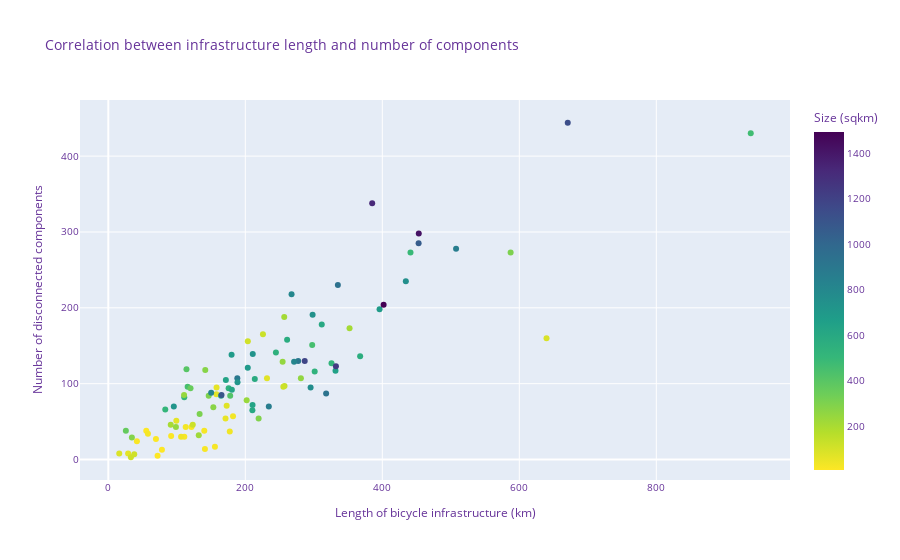
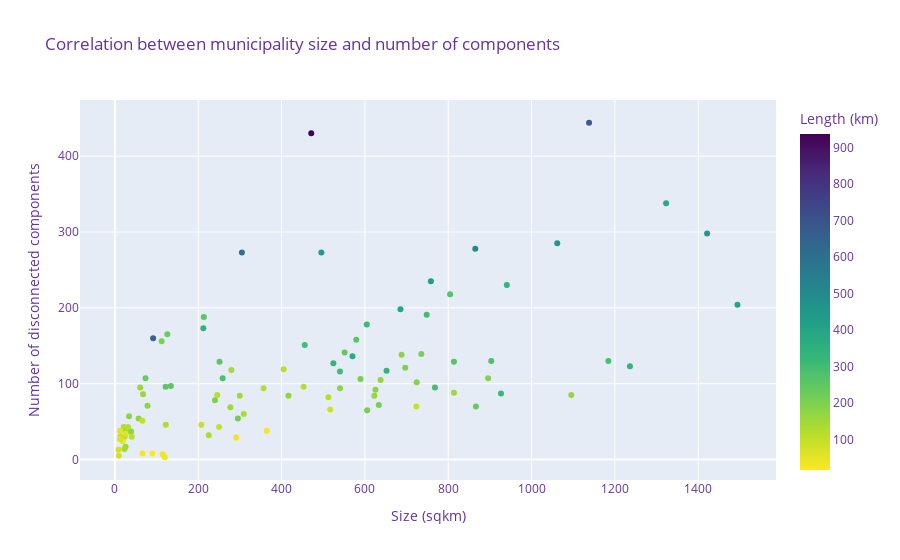
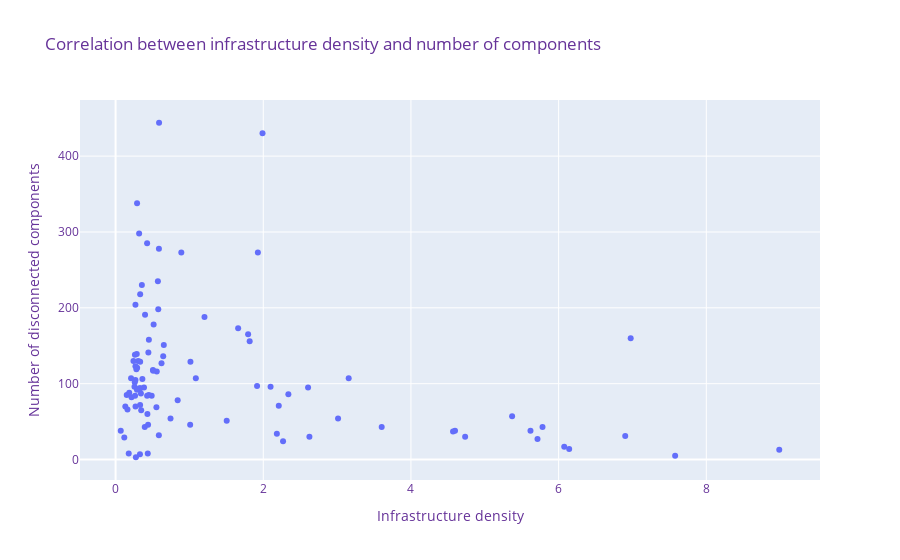

The notebook cell these images were saved under, in order:
### Code cell
# Plot correlation between infrastructure length and no of componentsß
fig = px.scatter(
    muni_network_counts, 
    x='infra_km', 
    y='component_count',
    title='Correlation between infrastructure length and number of components', 
    hover_data=['navn'],
    color="area_sqkm",
    color_continuous_scale='viridis_r',
    labels={
        "infra_km": "Length of bicycle infrastructure (km)",
        "component_count": "Number of disconnected components",
        "navn": "Municipality",
        "area_sqkm": "Size (sqkm)",
        })

fig.update_layout(
    font=dict(
        size=10,
        color="RebeccaPurple"
    )
)
fig.show()

# Plot correlation between municipality size and no of componentsß
fig = px.scatter(
    muni_network_counts, 
    x='area_sqkm', 
    y='component_count',
    color="infra_km",
    title='Correlation between municipality size and number of components', 
    hover_data=['navn'],
    color_continuous_scale='viridis_r',
    labels={
        "area_sqkm": "Size (sqkm)",
        "infra_km": "Length (km)",
        "component_count": "Number of disconnected components",
        "navn": "Municipality"
        })

fig.update_layout(
    font=dict(
        size=12,
        color="RebeccaPurple"
    )
)
fig.show()


# Plot correlation between density and number of components
fig = px.scatter(
    muni_network_counts, 
    x='infra_dens', 
    y='component_count',
    #color="infra_km",
    title='Correlation between infrastructure density and number of components', 
    hover_data=['navn'],
    #color_continuous_scale='viridis_r',
    labels={
        # "area_sqkm": "Size (sqkm)",
        # "infra_km": "Length (km)",
        "infra_dens": "Infrastructure density",
        "component_count": "Number of disconnected components",
        "navn": "Municipality"
        })

fig.update_layout(
    font=dict(
        size=12,
        color="RebeccaPurple"
    )
)
fig.show()

### Figure 1 — Plotly figure (JSON) as saved in the notebook; plotly's stock layout.template omitted (floating-point values rounded to 4 significant figures)
{"data": [{"customdata": [["Aabenraa"], ["Aalborg"], ["Aarhus"], ["Albertslund"], ["Allerød"], ["Assens"], ["Ballerup"], ["Billund"], ["Bornholm"], ["Brøndby"], ["Brønderslev"], ["Dragør"], ["Egedal"], ["Esbjerg"], ["Faaborg-Midtfyn"], ["Fanø"], ["Favrskov"], ["Faxe"], ["Fredensborg"], ["Fredericia"], ["Frederiksberg"], ["Frederikshavn"], ["Frederikssund"], ["Furesø"], ["Gentofte"], ["Gladsaxe"], ["Glostrup"], ["Greve"], ["Gribskov"], ["Guldborgsund"], ["Haderslev"], ["Halsnæs"], ["Hedensted"], ["Helsingør"], ["Herlev"], ["Herning"], ["Hillerød"], ["Hjørring"], ["Holbæk"], ["Holstebro"], ["Horsens"], ["Hvidovre"], ["Høje-Taastrup"], ["Hørsholm"], ["Ikast-Brande"], ["Ishøj"], ["Jammerbugt"], ["Kalundborg"], ["Kerteminde"], ["Kolding"], ["København"], ["Køge"], ["Langeland"], ["Lejre"], ["Lemvig"], ["Lolland"], ["Lyngby-Taarbæk"], ["Læsø"], ["Mariagerfjord"], ["Middelfart"], ["Morsø"], ["Norddjurs"], ["Nordfyns"], ["Nyborg"], ["Næstved"], ["Odder"], ["Odense"], ["Odsherred"], ["Randers"], ["Rebild"], ["Ringkøbing-Skjern"], ["Ringsted"], ["Roskilde"], ["Rudersdal"], ["Rødovre"], ["Samsø"], ["Silkeborg"], ["Skanderborg"], ["Skive"], ["Slagelse"], ["Solrød"], ["Sorø"], ["Stevns"], ["Struer"], ["Svendborg"], ["Syddjurs"], ["Sønderborg"], ["Thisted"], ["Tårnby"], ["Tønder"], ["Vallensbæk"], ["Varde"], ["Vejen"], ["Vejle"], ["Vesthimmerlands"], ["Viborg"], ["Vordingborg"], ["Ærø"]], "hovertemplate": "Length of bicycle infrastructure (km)=%{x}<br>Number of disconnected components=%{y}<br>Municipality=%{customdata[0]}<br>Size (sqkm)=%{marker.color}<extra></extra>", "legendgroup": "", "marker": {"color": [940.6, 1138, 471.2, 23.44, 67.43, 512.2, 33.9, 540.2, 589.3, 20.99, 633.4, 18.41, 125.8, 758.3, 637.6, 66.41, 540.1, 405.1, 112.1, 134.3, 8.71, 651.9, 251.0, 56.8, 25.62, 24.93, 13.29, 60.62, 279.5, 903.3, 813.7, 122.2, 551.4, 121.7, 12.06, 1323.0, 213.4, 926.6, 579.2, 804.3, 524.3, 22.96, 78.2, 31.35, 735.4, 26.5, 866.4, 605.4, 207.3, 604.5, 91.7, 258.6, 290.9, 240.1, 516.7, 895.6, 38.8, 119.8, 724.2, 299.6, 364.6, 723.5, 452.8, 277.1, 685.3, 225.2, 304.8, 356.7, 748.2, 622.6, 1494.0, 295.1, 212.2, 73.38, 12.17, 114.8, 864.9, 455.6, 688.0, 570.1, 40.46, 309.3, 249.9, 245.5, 416.6, 696.8, 495.5, 1095.0, 65.99, 1184.0, 9.49, 1236.0, 813.7, 1062.0, 768.0, 1421.0, 625.3, 89.77], "coloraxis": "coloraxis", "symbol": "circle"}, "mode": "markers", "name": "", "orientation": "v", "showlegend": false, "type": "scatter", "x": [335.1, 670.7, 937.9, 111.0, 157.8, 110.9, 182.1, 175.7, 213.9, 121.4, 210.6, 41.75, 225.8, 434.4, 171.6, 28.94, 301.3, 114.1, 203.7, 257.3, 78.28, 331.7, 254.5, 171.1, 155.7, 140.1, 91.73, 158.1, 141.6, 277.2, 271.2, 123.3, 244.7, 255.5, 55.44, 385.2, 256.8, 318.0, 261.0, 267.5, 325.9, 141.0, 172.8, 113.0, 210.9, 57.87, 234.3, 210.3, 91.15, 311.6, 639.7, 281.1, 34.42, 202.0, 83.17, 188.3, 177.3, 32.99, 188.6, 146.6, 25.63, 95.63, 115.8, 153.3, 396.0, 132.0, 587.4, 120.0, 298.2, 164.6, 401.9, 219.5, 352.2, 231.7, 69.54, 37.83, 507.7, 297.7, 180.0, 367.6, 106.2, 133.3, 98.73, 110.6, 177.9, 203.6, 441.1, 165.3, 99.31, 286.7, 71.92, 332.3, 150.2, 453.0, 295.3, 453.2, 180.4, 15.98], "xaxis": "x", "y": [230, 444, 430, 30, 86, 82, 57, 94, 106, 43, 72, 24, 165, 235, 105, 8, 116, 119, 156, 97, 13, 117, 129, 54, 17, 38, 31, 95, 118, 130, 129, 46, 141, 96, 38, 338, 188, 87, 158, 218, 127, 14, 71, 43, 139, 34, 70, 65, 46, 178, 160, 107, 29, 78, 66, 107, 37, 3, 102, 84, 38, 70, 96, 69, 198, 32, 273, 94, 191, 84, 204, 54, 173, 107, 27, 7, 278, 151, 138, 136, 30, 60, 43, 85, 84, 121, 273, 85, 51, 130, 5, 123, 88, 285, 95, 298, 92, 8], "yaxis": "y"}], "layout": {"coloraxis": {"colorbar": {"title": {"text": "Size (sqkm)"}}, "colorscale": [[0, "#fde725"], [0.1111, "#b5de2b"], [0.2222, "#6ece58"], [0.3333, "#35b779"], [0.4444, "#1f9e89"], [0.5556, "#26828e"], [0.6667, "#31688e"], [0.7778, "#3e4989"], [0.8889, "#482878"], [1, "#440154"]]}, "font": {"color": "RebeccaPurple", "size": 10}, "legend": {"tracegroupgap": 0}, "title": {"text": "Correlation between infrastructure length and number of components"}, "xaxis": {"anchor": "y", "domain": [0, 1], "title": {"text": "Length of bicycle infrastructure (km)"}}, "yaxis": {"anchor": "x", "domain": [0, 1], "title": {"text": "Number of disconnected components"}}}}

### Figure 2 — Plotly figure (JSON) as saved in the notebook; plotly's stock layout.template omitted (floating-point values rounded to 4 significant figures)
{"data": [{"customdata": [["Aabenraa"], ["Aalborg"], ["Aarhus"], ["Albertslund"], ["Allerød"], ["Assens"], ["Ballerup"], ["Billund"], ["Bornholm"], ["Brøndby"], ["Brønderslev"], ["Dragør"], ["Egedal"], ["Esbjerg"], ["Faaborg-Midtfyn"], ["Fanø"], ["Favrskov"], ["Faxe"], ["Fredensborg"], ["Fredericia"], ["Frederiksberg"], ["Frederikshavn"], ["Frederikssund"], ["Furesø"], ["Gentofte"], ["Gladsaxe"], ["Glostrup"], ["Greve"], ["Gribskov"], ["Guldborgsund"], ["Haderslev"], ["Halsnæs"], ["Hedensted"], ["Helsingør"], ["Herlev"], ["Herning"], ["Hillerød"], ["Hjørring"], ["Holbæk"], ["Holstebro"], ["Horsens"], ["Hvidovre"], ["Høje-Taastrup"], ["Hørsholm"], ["Ikast-Brande"], ["Ishøj"], ["Jammerbugt"], ["Kalundborg"], ["Kerteminde"], ["Kolding"], ["København"], ["Køge"], ["Langeland"], ["Lejre"], ["Lemvig"], ["Lolland"], ["Lyngby-Taarbæk"], ["Læsø"], ["Mariagerfjord"], ["Middelfart"], ["Morsø"], ["Norddjurs"], ["Nordfyns"], ["Nyborg"], ["Næstved"], ["Odder"], ["Odense"], ["Odsherred"], ["Randers"], ["Rebild"], ["Ringkøbing-Skjern"], ["Ringsted"], ["Roskilde"], ["Rudersdal"], ["Rødovre"], ["Samsø"], ["Silkeborg"], ["Skanderborg"], ["Skive"], ["Slagelse"], ["Solrød"], ["Sorø"], ["Stevns"], ["Struer"], ["Svendborg"], ["Syddjurs"], ["Sønderborg"], ["Thisted"], ["Tårnby"], ["Tønder"], ["Vallensbæk"], ["Varde"], ["Vejen"], ["Vejle"], ["Vesthimmerlands"], ["Viborg"], ["Vordingborg"], ["Ærø"]], "hovertemplate": "Size (sqkm)=%{x}<br>Number of disconnected components=%{y}<br>Municipality=%{customdata[0]}<br>Length (km)=%{marker.color}<extra></extra>", "legendgroup": "", "marker": {"color": [335.1, 670.7, 937.9, 111.0, 157.8, 110.9, 182.1, 175.7, 213.9, 121.4, 210.6, 41.75, 225.8, 434.4, 171.6, 28.94, 301.3, 114.1, 203.7, 257.3, 78.28, 331.7, 254.5, 171.1, 155.7, 140.1, 91.73, 158.1, 141.6, 277.2, 271.2, 123.3, 244.7, 255.5, 55.44, 385.2, 256.8, 318.0, 261.0, 267.5, 325.9, 141.0, 172.8, 113.0, 210.9, 57.87, 234.3, 210.3, 91.15, 311.6, 639.7, 281.1, 34.42, 202.0, 83.17, 188.3, 177.3, 32.99, 188.6, 146.6, 25.63, 95.63, 115.8, 153.3, 396.0, 132.0, 587.4, 120.0, 298.2, 164.6, 401.9, 219.5, 352.2, 231.7, 69.54, 37.83, 507.7, 297.7, 180.0, 367.6, 106.2, 133.3, 98.73, 110.6, 177.9, 203.6, 441.1, 165.3, 99.31, 286.7, 71.92, 332.3, 150.2, 453.0, 295.3, 453.2, 180.4, 15.98], "coloraxis": "coloraxis", "symbol": "circle"}, "mode": "markers", "name": "", "orientation": "v", "showlegend": false, "type": "scatter", "x": [940.6, 1138, 471.2, 23.44, 67.43, 512.2, 33.9, 540.2, 589.3, 20.99, 633.4, 18.41, 125.8, 758.3, 637.6, 66.41, 540.1, 405.1, 112.1, 134.3, 8.71, 651.9, 251.0, 56.8, 25.62, 24.93, 13.29, 60.62, 279.5, 903.3, 813.7, 122.2, 551.4, 121.7, 12.06, 1323.0, 213.4, 926.6, 579.2, 804.3, 524.3, 22.96, 78.2, 31.35, 735.4, 26.5, 866.4, 605.4, 207.3, 604.5, 91.7, 258.6, 290.9, 240.1, 516.7, 895.6, 38.8, 119.8, 724.2, 299.6, 364.6, 723.5, 452.8, 277.1, 685.3, 225.2, 304.8, 356.7, 748.2, 622.6, 1494.0, 295.1, 212.2, 73.38, 12.17, 114.8, 864.9, 455.6, 688.0, 570.1, 40.46, 309.3, 249.9, 245.5, 416.6, 696.8, 495.5, 1095.0, 65.99, 1184.0, 9.49, 1236.0, 813.7, 1062.0, 768.0, 1421.0, 625.3, 89.77], "xaxis": "x", "y": [230, 444, 430, 30, 86, 82, 57, 94, 106, 43, 72, 24, 165, 235, 105, 8, 116, 119, 156, 97, 13, 117, 129, 54, 17, 38, 31, 95, 118, 130, 129, 46, 141, 96, 38, 338, 188, 87, 158, 218, 127, 14, 71, 43, 139, 34, 70, 65, 46, 178, 160, 107, 29, 78, 66, 107, 37, 3, 102, 84, 38, 70, 96, 69, 198, 32, 273, 94, 191, 84, 204, 54, 173, 107, 27, 7, 278, 151, 138, 136, 30, 60, 43, 85, 84, 121, 273, 85, 51, 130, 5, 123, 88, 285, 95, 298, 92, 8], "yaxis": "y"}], "layout": {"coloraxis": {"colorbar": {"title": {"text": "Length (km)"}}, "colorscale": [[0, "#fde725"], [0.1111, "#b5de2b"], [0.2222, "#6ece58"], [0.3333, "#35b779"], [0.4444, "#1f9e89"], [0.5556, "#26828e"], [0.6667, "#31688e"], [0.7778, "#3e4989"], [0.8889, "#482878"], [1, "#440154"]]}, "font": {"color": "RebeccaPurple", "size": 12}, "legend": {"tracegroupgap": 0}, "title": {"text": "Correlation between municipality size and number of components"}, "xaxis": {"anchor": "y", "domain": [0, 1], "title": {"text": "Size (sqkm)"}}, "yaxis": {"anchor": "x", "domain": [0, 1], "title": {"text": "Number of disconnected components"}}}}

### Figure 3 — Plotly figure (JSON) as saved in the notebook; plotly's stock layout.template omitted (floating-point values rounded to 4 significant figures)
{"data": [{"customdata": [["Aabenraa"], ["Aalborg"], ["Aarhus"], ["Albertslund"], ["Allerød"], ["Assens"], ["Ballerup"], ["Billund"], ["Bornholm"], ["Brøndby"], ["Brønderslev"], ["Dragør"], ["Egedal"], ["Esbjerg"], ["Faaborg-Midtfyn"], ["Fanø"], ["Favrskov"], ["Faxe"], ["Fredensborg"], ["Fredericia"], ["Frederiksberg"], ["Frederikshavn"], ["Frederikssund"], ["Furesø"], ["Gentofte"], ["Gladsaxe"], ["Glostrup"], ["Greve"], ["Gribskov"], ["Guldborgsund"], ["Haderslev"], ["Halsnæs"], ["Hedensted"], ["Helsingør"], ["Herlev"], ["Herning"], ["Hillerød"], ["Hjørring"], ["Holbæk"], ["Holstebro"], ["Horsens"], ["Hvidovre"], ["Høje-Taastrup"], ["Hørsholm"], ["Ikast-Brande"], ["Ishøj"], ["Jammerbugt"], ["Kalundborg"], ["Kerteminde"], ["Kolding"], ["København"], ["Køge"], ["Langeland"], ["Lejre"], ["Lemvig"], ["Lolland"], ["Lyngby-Taarbæk"], ["Læsø"], ["Mariagerfjord"], ["Middelfart"], ["Morsø"], ["Norddjurs"], ["Nordfyns"], ["Nyborg"], ["Næstved"], ["Odder"], ["Odense"], ["Odsherred"], ["Randers"], ["Rebild"], ["Ringkøbing-Skjern"], ["Ringsted"], ["Roskilde"], ["Rudersdal"], ["Rødovre"], ["Samsø"], ["Silkeborg"], ["Skanderborg"], ["Skive"], ["Slagelse"], ["Solrød"], ["Sorø"], ["Stevns"], ["Struer"], ["Svendborg"], ["Syddjurs"], ["Sønderborg"], ["Thisted"], ["Tårnby"], ["Tønder"], ["Vallensbæk"], ["Varde"], ["Vejen"], ["Vejle"], ["Vesthimmerlands"], ["Viborg"], ["Vordingborg"], ["Ærø"]], "hovertemplate": "Infrastructure density=%{x}<br>Number of disconnected components=%{y}<br>Municipality=%{customdata[0]}<extra></extra>", "legendgroup": "", "marker": {"color": "#636efa", "symbol": "circle"}, "mode": "markers", "name": "", "orientation": "v", "showlegend": false, "type": "scatter", "x": [0.356, 0.589, 1.99, 4.734, 2.34, 0.216, 5.37, 0.325, 0.363, 5.782, 0.332, 2.268, 1.795, 0.573, 0.269, 0.436, 0.558, 0.282, 1.816, 1.916, 8.988, 0.509, 1.014, 3.013, 6.076, 5.619, 6.902, 2.607, 0.506, 0.307, 0.333, 1.01, 0.444, 2.099, 4.597, 0.291, 1.204, 0.343, 0.451, 0.333, 0.622, 6.143, 2.21, 3.604, 0.287, 2.184, 0.27, 0.347, 0.44, 0.515, 6.976, 1.087, 0.118, 0.841, 0.161, 0.21, 4.57, 0.275, 0.26, 0.489, 0.07, 0.132, 0.256, 0.553, 0.578, 0.586, 1.927, 0.336, 0.399, 0.264, 0.269, 0.744, 1.66, 3.157, 5.714, 0.33, 0.587, 0.653, 0.262, 0.645, 2.625, 0.431, 0.395, 0.45, 0.427, 0.292, 0.89, 0.151, 1.505, 0.242, 7.578, 0.269, 0.185, 0.427, 0.385, 0.319, 0.289, 0.178], "xaxis": "x", "y": [230, 444, 430, 30, 86, 82, 57, 94, 106, 43, 72, 24, 165, 235, 105, 8, 116, 119, 156, 97, 13, 117, 129, 54, 17, 38, 31, 95, 118, 130, 129, 46, 141, 96, 38, 338, 188, 87, 158, 218, 127, 14, 71, 43, 139, 34, 70, 65, 46, 178, 160, 107, 29, 78, 66, 107, 37, 3, 102, 84, 38, 70, 96, 69, 198, 32, 273, 94, 191, 84, 204, 54, 173, 107, 27, 7, 278, 151, 138, 136, 30, 60, 43, 85, 84, 121, 273, 85, 51, 130, 5, 123, 88, 285, 95, 298, 92, 8], "yaxis": "y"}], "layout": {"font": {"color": "RebeccaPurple", "size": 12}, "legend": {"tracegroupgap": 0}, "title": {"text": "Correlation between infrastructure density and number of components"}, "xaxis": {"anchor": "y", "domain": [0, 1], "title": {"text": "Infrastructure density"}}, "yaxis": {"anchor": "x", "domain": [0, 1], "title": {"text": "Number of disconnected components"}}}}
